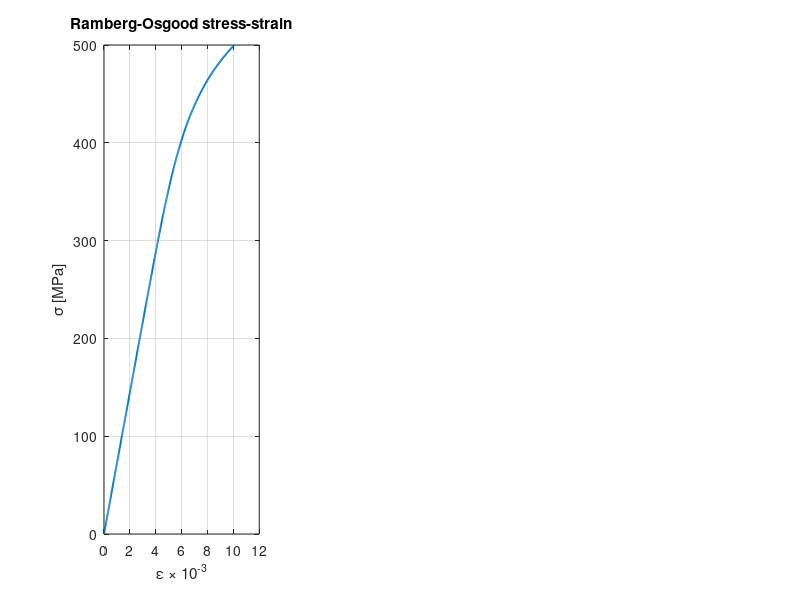

This chart was generated by the following MATLAB code: (Note: this script raises an error after producing the figure.)


%% PROJECT II 




clc;
clear;
close all;

%% TASK 1: Preliminaries (Geometry and Loads)

% Input data from project 1

front_spar = 0.25; 
rear_spar  = 0.65; 


y_sections = [2.82, 9.17, 22.61];         % Spanwise location [m]
cords      = [10.50, 6.834, 4.057];       % Local chord [m]
tc_ratio   = [0.14, 0.12, 0.09];          % Thickness-to-chord ratio (NACA 0014, 0012, 0009)
M_bend     = [3268.11, 1946.36, 48.15];   % Bending moment at nz=2.5 [kNm] (Absolute values)


% Equivalent box width (w)
% Distance between front and rear spar
w = cords .* (rear_spar - front_spar); % [m]

% Maximum airfoil thickness (d)
d = cords .* tc_ratio; % [m]

% Effective box height (hb)
% Rule of thumb: hb is 85% of max thickness
hb = 0.85 .* d; % [m]

% Compressive load per unit width (N)
% N = M / (w * bw). For preliminary estimation, we assume bw ≈ hb 
% (distance to panel CG is negligible compared to box height).
N_load = M_bend ./ (w .* hb); % [kN/m]

% RESULTS

fprintf('Section      y [m]     c [m]     w [m]     d [m]     hb [m]    M [kNm]       N [kN/m]\n');
fprintf('-------------------------------------------------------------------------\n');

section_names = {'Root ', 'Kink ', '75%  '};

for i = 1:length(y_sections)
    fprintf('%s      %5.2f     %5.3f     %5.3f     %5.3f     %5.3f     %7.2f      %7.2f\n', ...
        section_names{i}, y_sections(i), cords(i), w(i), d(i), hb(i), M_bend(i), N_load(i));
end



% Properties from slide 12 (range values for T6 bare sheet)
mat.name    = 'Al 7075-T6 Bare-Sheet';
mat.sig_tu  = 538;       % Ultimate tensile strength       [MPa]
mat.sig_ty  = 483;       % Tensile yield stress            [MPa]
mat.sig_cy  = 475;       % Compressive yield stress        [MPa]
mat.sig_p   = 343;       % Elastic proportional limit      [MPa]
mat.sig_07  = 496;       % R-O stress at 0.7·E             [MPa]
mat.n       = 9.2;       % Hardening exponent              [-]
mat.E       = 71016;     % Young's modulus (tension)       [MPa]
mat.Ec      = 72395;     % Young's modulus (compression)   [MPa]
mat.nu      = 0.33;      % Poisson's ratio                 [-]
mat.rho     = 2.81e3;    % Density                         [kg/m^3]

% Use compressive modulus for upper-panel buckling (compression-dominated)
E   = mat.Ec;
s07 = mat.sig_07;
n   = mat.n;

%% Ramberg-Osgood model & plasticity correction factors (slides 10, 14, 17)
% Strain:        eps(s) = (s/E) * [1 + (3/7)*(s/s07)^(n-1)]
% Tangent mod.:  Et(s)  = E / [1 + (3/7)*n*(s/s07)^(n-1)]   -> column correction
% Secant mod.:   Es(s)  = E / [1 + (3/7)  *(s/s07)^(n-1)]   -> plate correction
% Corrections:   eta = Es/E   (plate),   tau = Et/E   (column)
% Combined:      tau_bar = sqrt(Et*Es)/E    (used in sigma_opt eqn., slide 17)

eps_RO   = @(s) (s./E) .* (1 + (3/7).*(s./s07).^(n-1));
Et_fun   = @(s)  E ./ (1 + (3/7).*n.*(s./s07).^(n-1));
Es_fun   = @(s)  E ./ (1 + (3/7)  .*(s./s07).^(n-1));
eta_fun  = @(s)  Es_fun(s) ./ E;
tau_fun  = @(s)  Et_fun(s) ./ E;
taub_fun = @(s)  sqrt(Et_fun(s).*Es_fun(s)) ./ E;   % tau_bar

% Save in mat struct so Task 2 can call them directly
mat.eps   = eps_RO;
mat.Et    = Et_fun;
mat.Es    = Es_fun;
mat.eta   = eta_fun;
mat.tau   = tau_fun;
mat.taub  = taub_fun;

%% Verification plots — reproduce slide figures
sigma = linspace(1, 500, 500);   % [MPa]

figure('Name','Al 7075-T6 — Material model','Color','w');

subplot(1,3,1)   % Stress-strain
plot(eps_RO(sigma)*1e3, sigma, 'LineWidth', 1.4); grid on
xlabel('\epsilon \times 10^{-3}'); ylabel('\sigma [MPa]');
title('Ramberg-Osgood stress-strain')
yline(mat.sig_p, '--',  '\sigma_p');
yline(mat.sig_07,'--',  '\sigma_{0.7}');
yline(mat.sig_cy,'--',  '\sigma_{cy}');

subplot(1,3,2)   % Et and Es
plot(sigma, Et_fun(sigma), 'LineWidth', 1.4); hold on
plot(sigma, Es_fun(sigma), 'LineWidth', 1.4); grid on
xlabel('\sigma [MPa]'); ylabel('Modulus [MPa]')
legend('E_t (tangent)','E_s (secant)','Location','southwest')
title('Tangent & Secant moduli')

subplot(1,3,3)   % Plasticity correction factor
plot(sigma, taub_fun(sigma), 'LineWidth', 1.4); grid on
xlabel('\sigma [MPa]'); ylabel('\tau = (E_t E_s)^{1/2} / E')
title('Buckling plasticity correction')
ylim([0.2 1.05])
